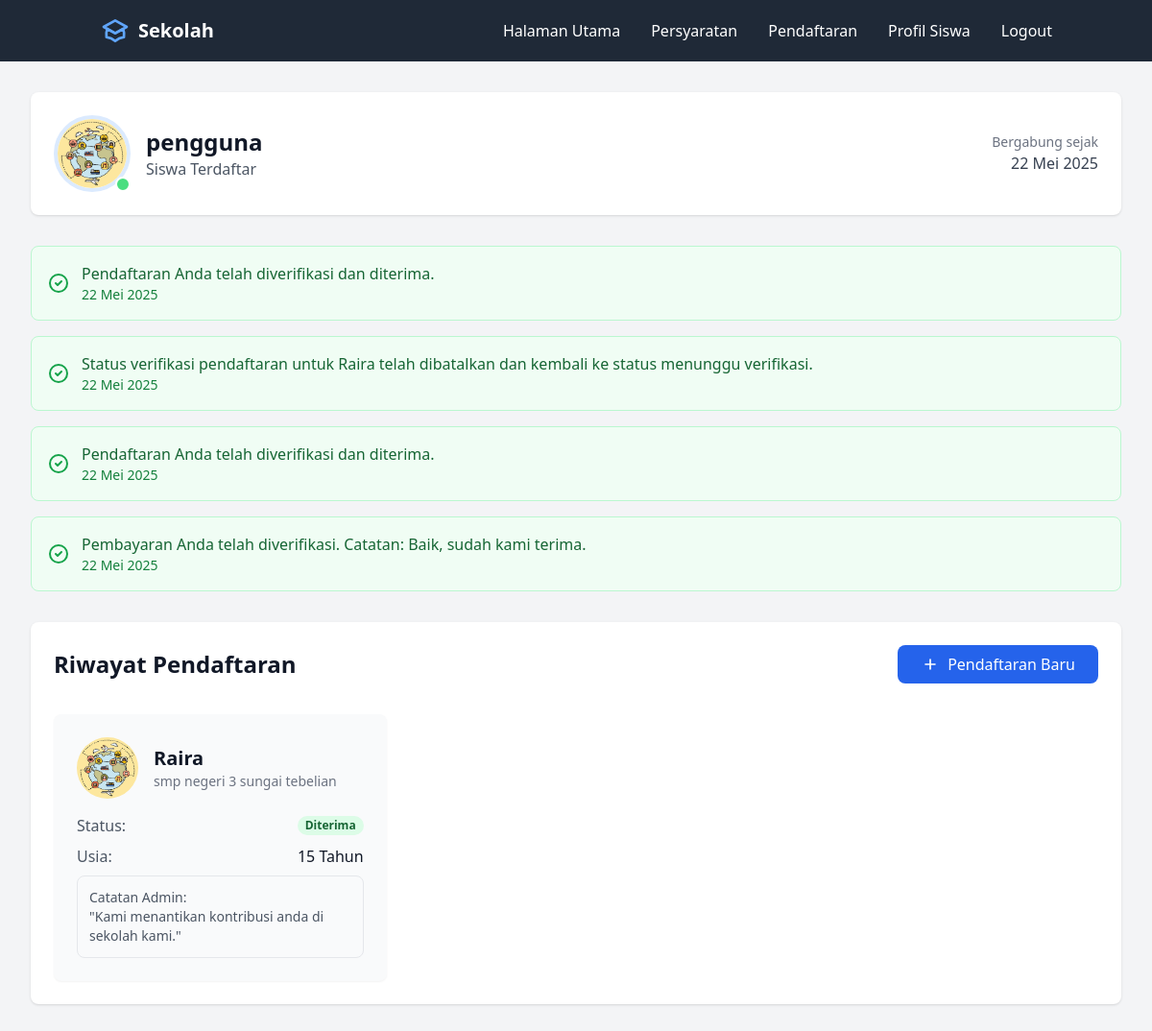
The app's page /form/student/dashboard (signed in) with its own data.
### app/models.py (models this page shows, shortened)
class Form(db.Model):
    id = db.Column(db.Integer, primary_key=True)
    user_id = db.Column(db.Integer, db.ForeignKey('user.id'), nullable=False)
    student_name = db.Column(db.String(100), nullable=False)
    student_age = db.Column(db.Integer, nullable=False)
    student_email = db.Column(db.String(120), nullable=False)
    school_name = db.Column(db.String(100), nullable=False)
    image_path = db.Column(db.String(255), nullable=False)
    document_path = db.Column(db.String(255), nullable=False)
    status = db.Column(db.String(20), nullable=False, default='pending')
    verified_by = db.Column(db.Integer, db.ForeignKey('user.id'), nullable=True)
    verification_date = db.Column(db.DateTime, nullable=True)
    verification_note = db.Column(db.Text, nullable=True)
    is_verified = db.Column(db.Boolean, default=False)
    timestamp = db.Column(db.DateTime, default=datetime.utcnow)
    payment_status = db.Column(db.String(20), default='pending', nullable=False)
    payment_proof = db.Column(db.String(255), nullable=True)
    payment_uploaded_at = db.Column(db.DateTime, default=datetime.utcnow)
    payment_verified_at = db.Column(db.DateTime, nullable=True)
    payment_verified_by = db.Column(db.Integer, db.ForeignKey('user.id'), nullable=True)
    payment_note = db.Column(db.Text, nullable=True)
    religion = db.Column(db.String(50), nullable=False)
    study_program = db.Column(db.String(50), nullable=False)
    payment_verifier = db.relationship('User',
        foreign_keys=[payment_verified_by],
        backref='verified_payments'
    )

class User(UserMixin, db.Model):
    id = db.Column(db.Integer, primary_key=True)
    username = db.Column(db.String(100), unique=True, nullable=False)
    password = db.Column(db.String(256), nullable=False)
    role = db.Column(db.String(20), nullable=False, default=UserRole.STUDENT.value)
    created_at = db.Column(db.DateTime, default=datetime.utcnow)
    email = db.Column(db.String(120), unique=True, nullable=True)
    submitted_forms = db.relationship('Form',
        backref='submitter',
        foreign_keys='Form.user_id',
        lazy=True
    )
    verified_forms = db.relationship('Form',
        backref='verifier',
        foreign_keys='Form.verified_by',
        lazy=True
    )
    notifications = db.relationship('Notification',
        backref='user',
        lazy=True,
        cascade='all, delete-orphan'
    )

class Notification(db.Model):
    id = db.Column(db.Integer, primary_key=True)
    user_id = db.Column(db.Integer, db.ForeignKey('user.id'), nullable=False)
    form_id = db.Column(db.Integer, db.ForeignKey('form.id'), nullable=True)
    message = db.Column(db.String(255), nullable=False)
    timestamp = db.Column(db.DateTime, default=datetime.utcnow)
    read = db.Column(db.Boolean, default=False)

### app/routes/form.py (the view)
@form_bp.route('/student/dashboard')
@login_required
def student_dashboard():
    user_forms = Form.query.filter_by(user_id=current_user.id).order_by(Form.id.desc()).all()
    notifications = Notification.query.filter_by(
        user_id=current_user.id
    ).order_by(Notification.timestamp.desc()).limit(5).all()
    for notification in notifications:
        if not notification.read:
            notification.read = True
    db.session.commit()
    return render_template('parts/studentdashboard.html',
                         user_forms=user_forms,
                         notifications=notifications)

### app/utils/filters.py (called while the page is built)
def format_indonesian_date(date):
    if not date:
        return '-'
    MONTHS_IN_INDONESIAN = {
        'January': 'Januari',
        'February': 'Februari',
        'March': 'Maret',
        'April': 'April',
        'May': 'Mei',
        'June': 'Juni',
        'July': 'Juli',
        'August': 'Agustus',
        'September': 'September',
        'October': 'Oktober',
        'November': 'November',
        'December': 'Desember'
    }
    english_date = date.strftime('%d %B %Y')
    for eng, ind in MONTHS_IN_INDONESIAN.items():
        if eng in english_date:
            return english_date.replace(eng, ind)
    return english_date

### app/templates/parts/studentdashboard.html
{% extends "base1.html" %}
{% block content %}
<div class="min-h-screen bg-gray-100 p-8">
    <div class="max-w-7xl mx-auto">
        <div class="bg-white rounded-lg shadow p-6 mb-8">
            <div class="flex items-center justify-between">
                <div class="flex items-center space-x-4">
                    <div class="relative">
                        <img class="h-20 w-20 rounded-full object-cover border-4 border-blue-100"
                             src="{{ url_for('static', filename='uploads/student_images/' + latest_form.image_path) if latest_form else url_for('static', filename='default-profile.jpg') }}"
                             alt="Profile photo">
                        <span class="absolute bottom-0 right-0 w-4 h-4 bg-green-400 rounded-full border-2 border-white"></span>
                    </div>
                    <div>
                        <h1 class="text-2xl font-bold text-gray-900">{{ current_user.username }}</h1>
                        <p class="text-gray-600">Siswa Terdaftar</p>
                    </div>
                </div>
                <div class="text-right">
                    <p class="text-sm text-gray-500">Bergabung sejak</p>
                    <p class="font-medium text-gray-700">{{ current_user.created_at|indonesian_date }}</p>
                </div>
            </div>
        </div>
        {% if notifications %}
        <div class="mb-8 space-y-4">
            {% for notification in notifications %}
            <div class="p-4 bg-green-50 rounded-lg border border-green-200 flex items-center">
                <svg class="h-6 w-6 text-green-600 mr-3" fill="none" stroke="currentColor" viewBox="0 0 24 24">
                    <path stroke-linecap="round" stroke-linejoin="round" stroke-width="2" d="M9 12l2 2 4-4m6 2a9 9 0 11-18 0 9 9 0 0118 0z"></path>
                </svg>
                <div>
                    <p class="text-green-800 font-medium">{{ notification.message }}</p>
                    <p class="text-green-700 text-sm">{{ notification.timestamp|indonesian_date }}</p>
                </div>
            </div>
            {% endfor %}
        </div>
        {% endif %}
        <div class="bg-white rounded-lg shadow p-6">
            <div class="flex justify-between items-center mb-8">
                <h2 class="text-2xl font-bold text-gray-900">Riwayat Pendaftaran</h2>
                <a href="{{ url_for('form_bp.pendaftaran') }}"
                   class="bg-blue-600 hover:bg-blue-700 text-white px-6 py-2 rounded-lg flex items-center">
                    <svg class="w-5 h-5 mr-2" fill="none" stroke="currentColor" viewBox="0 0 24 24">
                        <path stroke-linecap="round" stroke-linejoin="round" stroke-width="2" d="M12 6v6m0 0v6m0-6h6m-6 0H6"></path>
                    </svg>
                    Pendaftaran Baru
                </a>
            </div>
            <div class="grid grid-cols-1 md:grid-cols-2 lg:grid-cols-3 gap-6">
                {% for form in user_forms %}
                <div class="bg-gray-50 rounded-lg shadow-sm p-6 hover:shadow-md transition-shadow">
                    <div class="flex items-center mb-4">
                        <img class="h-16 w-16 rounded-full object-cover mr-4"
                             src="{{ url_for('static', filename='uploads/student_images/' + form.image_path) }}"
                             alt="Student photo">
                        <div>
                            <h2 class="text-xl font-bold text-gray-900">{{ form.student_name }}</h2>
                            <p class="text-sm text-gray-500">{{ form.school_name }}</p>
                        </div>
                    </div>
                    <div class="space-y-2">
                        <div class="flex justify-between items-center">
                        <span class="text-gray-600">Status:</span>
                        <span class="px-2 inline-flex text-xs leading-5 font-semibold rounded-full
                            {% if form.status == 'approved' %}bg-green-100 text-green-800
                            {% elif form.status == 'rejected' %}bg-red-100 text-red-800
                            {% else %}bg-yellow-100 text-yellow-800{% endif %}">
                            {% if form.status == 'approved' %}
                                Diterima
                            {% elif form.status == 'rejected' %}
                                Ditolak
                            {% else %}
                                Menunggu Verifikasi
                            {% endif %}
                        </span>
                    </div>
                        <div class="flex justify-between">
                            <span class="text-gray-600">Usia:</span>
                            <span class="text-gray-900">{{ form.student_age }} Tahun</span>
                        </div>
                        {% if form.verification_note %}
                        <div class="mt-4 p-3 bg-gray-50 rounded-lg border border-gray-200">
                            <p class="text-sm text-gray-600">
                                <span class="font-medium">Catatan Admin:</span><br>
                                "{{ form.verification_note }}"
                            </p>
                        </div>
                        {% endif %}
                    </div>
                </div>
                {% else %}
                <div class="col-span-full text-center py-12">
                    <p class="text-gray-500">Belum ada riwayat pendaftaran</p>
                </div>
                {% endfor %}
            </div>
        </div>
    </div>
</div>
{% endblock %}

### records on screen
Form: image_path (picture), student_name "Raira", school_name "smp negeri 3 sungai tebelian", status "Diterima", student_age "15", verification_note "Kami menantikan kontribusi anda di sekolah kami."
User: username "pengguna", created_at|indonesian_date "22 Mei 2025"
Notification: message "Pendaftaran Anda telah diverifikasi dan diterima.", timestamp|indonesian_date "22 Mei 2025"
Notification: message "Status verifikasi pendaftaran untuk Raira telah dibatalkan dan kembali ke status menunggu verifikasi.", timestamp|indonesian_date "22 Mei 2025"
Notification: message "Pendaftaran Anda telah diverifikasi dan diterima.", timestamp|indonesian_date "22 Mei 2025"
Notification: message "Pembayaran Anda telah diverifikasi. Catatan: Baik, sudah kami terima.", timestamp|indonesian_date "22 Mei 2025"
